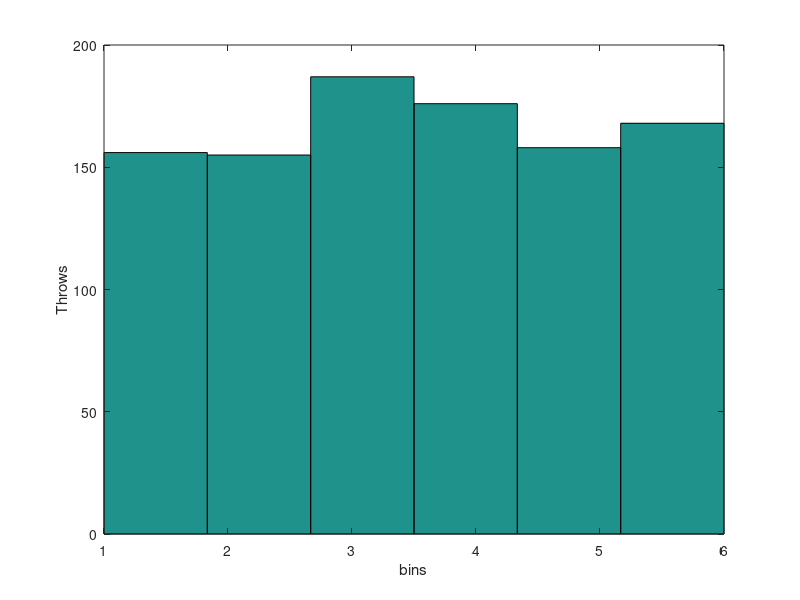
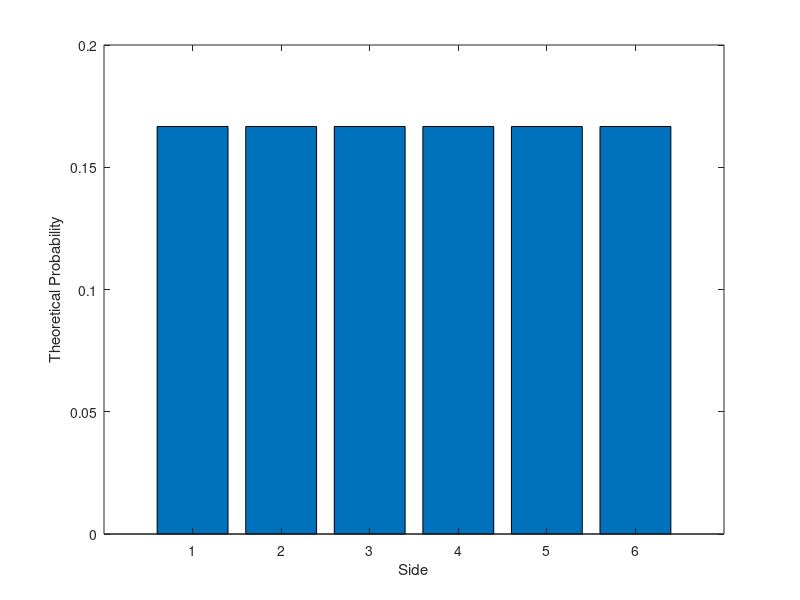

These charts were generated, in order, by the following MATLAB code:

clear; clc; 

%% a)




function [a, b, roll] = roll_dice(N)
    p = [1/6 1/6 1/6 1/6 1/6 1/6 ]; % probability of each face
    P = [0 cumsum(p)] ;
    roll = zeros(N,1); % vector to hold results of each roll

    for i=1:N % loop over number of rolls
        x=rand(1,1);
        for j=2:length(P) % determine result of each roll
            if( (P(j-1)<x) & (x<P(j)) )
                roll(i) = j-1;
                break
            end
        end
    end
    a = zeros(1,6);
    for i = 1:6
        a(i) = sum(roll == i);
    end
    b = a/N;
    
end

[a,b, roll] = roll_dice(1000);
disp("Fraction/side"), disp(b)
% Function works
% And we get the fraction for each occurence

%% b) 

%Hist

figure; grid on; 
hist(roll, 6)
xlabel("bins")
ylabel("Throws")


%PDF
P = [1/6 1/6 1/6 1/6 1/6 1/6 ];
figure; 
bar(P);
xlabel("Side")
ylabel("Theoretical Probability")
